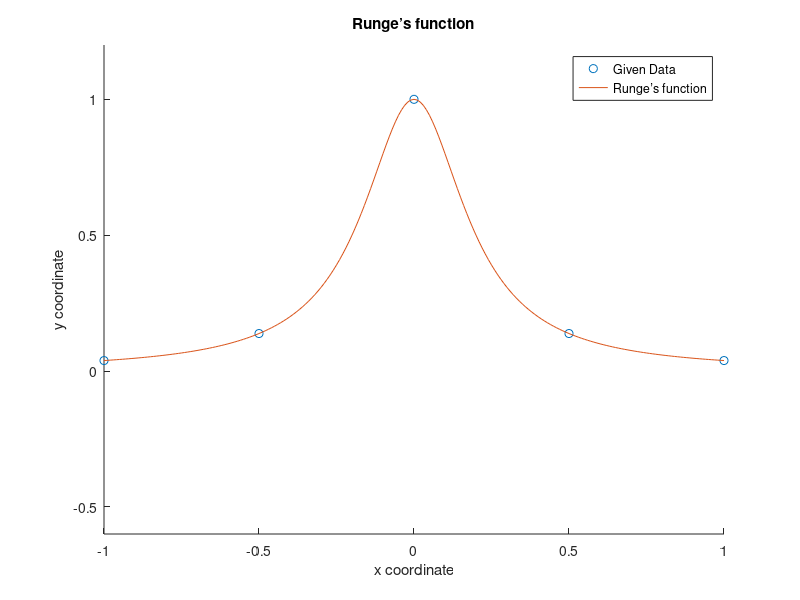

This chart was generated by the following MATLAB code:
clear;
close all;
format long;

func = @(x) 1./(1 + 25 * x.^2);

X = -1: 0.5 :1;
Y = func(X);

%-------------------- Plot the figure --------------------%
hold on;

% Plot data points
plot(X, Y, 'o');

x = -1 : 0.01 : 1;
plot(x, func(x));
% Config of figure
title('Runge’s function');
ylim([-0.6 1.2])
xlabel('x coordinate')
ylabel('y coordinate')
legend('Given Data', 'Runge’s function', 'location', 'best');